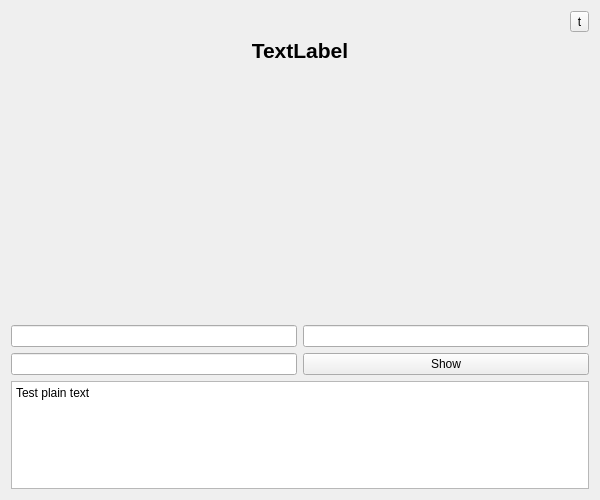
<?xml version="1.0" encoding="UTF-8"?>
<ui version="4.0">
 <class>WindowPopUp</class>
 <widget class="QWidget" name="WindowPopUp">
  <property name="geometry">
   <rect>
    <x>0</x>
    <y>0</y>
    <width>600</width>
    <height>500</height>
   </rect>
  </property>
  <property name="minimumSize">
   <size>
    <width>200</width>
    <height>100</height>
   </size>
  </property>
  <property name="maximumSize">
   <size>
    <width>600</width>
    <height>500</height>
   </size>
  </property>
  <property name="windowTitle">
   <string>Form</string>
  </property>
  <property name="styleSheet">
   <string notr="true"/>
  </property>
  <layout class="QVBoxLayout" name="verticalLayout">
   <item>
    <layout class="QHBoxLayout" name="h_layout_tool">
     <item>
      <spacer name="h_spacer_tool">
       <property name="orientation">
        <enum>Qt::Horizontal</enum>
       </property>
       <property name="sizeHint" stdset="0">
        <size>
         <width>40</width>
         <height>20</height>
        </size>
       </property>
      </spacer>
     </item>
     <item>
      <widget class="QToolButton" name="tool_configure">
       <property name="maximumSize">
        <size>
         <width>200</width>
         <height>100</height>
        </size>
       </property>
       <property name="text">
        <string>t</string>
       </property>
       <property name="icon">
        <iconset>
         <normaloff>../../../../00_Documentation/Icons/roue_01.png</normaloff>../../../../00_Documentation/Icons/roue_01.png</iconset>
       </property>
      </widget>
     </item>
    </layout>
   </item>
   <item>
    <spacer name="verticalSpacer">
     <property name="orientation">
      <enum>Qt::Vertical</enum>
     </property>
     <property name="sizeHint" stdset="0">
      <size>
       <width>10</width>
       <height>40</height>
      </size>
     </property>
    </spacer>
   </item>
   <item>
    <widget class="QLabel" name="label_english">
     <property name="font">
      <font>
       <pointsize>16</pointsize>
       <bold>true</bold>
      </font>
     </property>
     <property name="text">
      <string>&lt;html&gt;&lt;head/&gt;&lt;body&gt;&lt;p align=&quot;center&quot;&gt;TextLabel&lt;/p&gt;&lt;/body&gt;&lt;/html&gt;</string>
     </property>
    </widget>
   </item>
   <item>
    <layout class="QHBoxLayout" name="horizontalLayout">
     <item>
      <spacer name="horizontalSpacer">
       <property name="orientation">
        <enum>Qt::Horizontal</enum>
       </property>
       <property name="sizeHint" stdset="0">
        <size>
         <width>10</width>
         <height>20</height>
        </size>
       </property>
      </spacer>
     </item>
     <item>
      <widget class="QLabel" name="label_image">
       <property name="minimumSize">
        <size>
         <width>500</width>
         <height>250</height>
        </size>
       </property>
       <property name="text">
        <string>&lt;html&gt;&lt;head/&gt;&lt;body&gt;&lt;p&gt;&lt;br/&gt;&lt;/p&gt;&lt;/body&gt;&lt;/html&gt;</string>
       </property>
      </widget>
     </item>
     <item>
      <spacer name="horizontalSpacer_2">
       <property name="orientation">
        <enum>Qt::Horizontal</enum>
       </property>
       <property name="sizeHint" stdset="0">
        <size>
         <width>10</width>
         <height>20</height>
        </size>
       </property>
      </spacer>
     </item>
    </layout>
   </item>
   <item>
    <spacer name="verticalSpacer_2">
     <property name="orientation">
      <enum>Qt::Vertical</enum>
     </property>
     <property name="sizeHint" stdset="0">
      <size>
       <width>10</width>
       <height>2</height>
      </size>
     </property>
    </spacer>
   </item>
   <item>
    <layout class="QGridLayout" name="gridLayout">
     <item row="1" column="1">
      <widget class="QPushButton" name="pushButton">
       <property name="text">
        <string>Show</string>
       </property>
      </widget>
     </item>
     <item row="1" column="0">
      <widget class="QLineEdit" name="line_frequency">
       <property name="readOnly">
        <bool>true</bool>
       </property>
      </widget>
     </item>
     <item row="0" column="0">
      <widget class="QLineEdit" name="line_english">
       <property name="minimumSize">
        <size>
         <width>100</width>
         <height>0</height>
        </size>
       </property>
       <property name="readOnly">
        <bool>true</bool>
       </property>
      </widget>
     </item>
     <item row="0" column="1">
      <widget class="QLineEdit" name="line_french">
       <property name="enabled">
        <bool>true</bool>
       </property>
       <property name="minimumSize">
        <size>
         <width>100</width>
         <height>0</height>
        </size>
       </property>
       <property name="mouseTracking">
        <bool>false</bool>
       </property>
       <property name="readOnly">
        <bool>true</bool>
       </property>
      </widget>
     </item>
    </layout>
   </item>
   <item>
    <widget class="QPlainTextEdit" name="plain_text">
     <property name="plainText">
      <string>Test plain text</string>
     </property>
    </widget>
   </item>
  </layout>
  <action name="actiontest">
   <property name="text">
    <string>test</string>
   </property>
  </action>
 </widget>
 <resources/>
 <connections/>
</ui>
